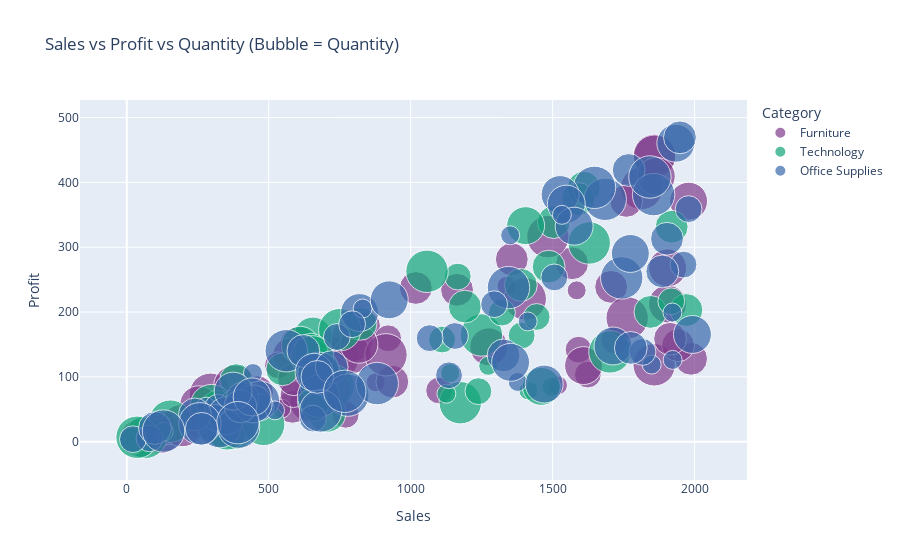

Notebook cell for this chart:
### Code cell
fig3 = px.scatter(
df,
    x = "Sales",
    y = "Profit",
    size = "Quantity",
    color = "Category",
    hover_data = ["Product_Name", "Region", "Segment"],
    title = "Sales vs Profit vs Quantity (Bubble = Quantity)",
    size_max = 30,
    color_discrete_sequence = px.colors.qualitative.Bold
)

fig3.show()

### Figure 1 — Plotly figure (JSON) as saved in the notebook; plotly's stock layout.template omitted (floating-point values rounded to 4 significant figures; data arrays with more than 128 entries replaced by an {"elided": "..."} marker saying what was removed)
{"data": [{"customdata": {"elided": "66x3 str values"}, "hovertemplate": "Category=Furniture<br>Sales=%{x}<br>Profit=%{y}<br>Quantity=%{marker.size}<br>Product_Name=%{customdata[0]}<br>Region=%{customdata[1]}<br>Segment=%{customdata[2]}<extra></extra>", "legendgroup": "Furniture", "marker": {"color": "rgb(127, 60, 141)", "size": [1, 4, 5, 4, 3, 4, 4, 1, 1, 5, 5, 2, 2, 5, 1, 5, 1, 2, 2, 3, 3, 4, 5, 4, 4, 5, 3, 2, 2, 4, 5, 3, 2, 3, 3, 2, 1, 3, 3, 5, 1, 5, 3, 5, 3, 3, 1, 2, 5, 3, 2, 4, 4, 2, 3, 4, 5, 1, 3, 3, 5, 4, 4, 2, 3, 4], "sizemode": "area", "sizeref": 0.005556, "symbol": "circle"}, "mode": "markers", "name": "Furniture", "orientation": "v", "showlegend": true, "type": "scatter", "x": [420.0, 1979.0, 294.9, 640.5, 82.07, 1905.0, 1905.0, 1585.0, 1338.0, 1858.0, 1858.0, 771.0, 846.2, 119.0, 1519.0, 742.8, 876.8, 1717.0, 920.6, 1988.0, 583.6, 341, 380.6, 604.5, 44.17, 792.9, 458.8, 1591.0, 54.49, 794.7, 1813.0, 269.2, 1624.0, 572.5, 1569.0, 154.7, 138.2, 1942.0, 105.4, 194.9, 544.7, 1483.0, 935.4, 1859.0, 1706.0, 1163.0, 480.0, 587.4, 1404.0, 1759.0, 532.6, 1609.0, 1275, 1100.0, 1914.0, 722.0, 1763.0, 674, 1018.0, 1356.0, 912.9, 817.7, 253.3, 94.37, 588.9, 1865.0], "xaxis": "x", "y": [21.53, 371.0, 73.2, 60.64, 7.28, 212.4, 268.2, 233.5, 240.5, 441.8, 118.7, 41.62, 179.1, 14.52, 87.07, 129.0, 91.71, 156.7, 159.6, 127.9, 53.91, 55.36, 85.64, 148.2, 5.64, 156.1, 76.58, 142, 11.93, 134.4, 390.5, 30.85, 103.7, 134.7, 275.3, 16, 10.07, 148.8, 15.51, 25.06, 51.01, 316.3, 92.63, 440.4, 238.9, 234.3, 68.35, 73.49, 220.4, 371.4, 117.9, 117.5, 146.5, 79.05, 158.8, 78.8, 191.0, 80.91, 237.2, 281.4, 134.1, 150.3, 57.07, 16.14, 96.41, 409.4], "yaxis": "y"}, {"customdata": {"elided": "58x3 str values"}, "hovertemplate": "Category=Technology<br>Sales=%{x}<br>Profit=%{y}<br>Quantity=%{marker.size}<br>Product_Name=%{customdata[0]}<br>Region=%{customdata[1]}<br>Segment=%{customdata[2]}<extra></extra>", "legendgroup": "Technology", "marker": {"color": "rgb(17, 165, 121)", "size": [1, 3, 1, 5, 2, 4, 1, 1, 5, 2, 5, 2, 3, 2, 2, 5, 3, 1, 5, 1, 5, 3, 1, 5, 3, 5, 5, 3, 3, 3, 4, 4, 3, 2, 2, 2, 3, 3, 3, 5, 1, 5, 4, 2, 5, 5, 3, 5, 1, 2, 3, 3, 4, 5, 2, 2, 5, 2], "sizemode": "area", "sizeref": 0.005556, "symbol": "circle"}, "mode": "markers", "name": "Technology", "orientation": "v", "showlegend": true, "type": "scatter", "x": [1414.0, 548, 1496.0, 1249.0, 657.6, 655.7, 675.3, 1273.0, 1629.0, 648.6, 1702.0, 73.28, 1388.0, 1391.0, 1322.0, 65.99, 1504.0, 1139.0, 153.6, 281.8, 1175.0, 1844.0, 130.3, 379.6, 1971.0, 726.7, 671.5, 385.2, 1610.0, 327.5, 1460.0, 704.9, 1590.0, 21.17, 1444.0, 1238.0, 320, 823.4, 1191, 353.2, 1126.0, 750.2, 610.9, 1166.0, 36.27, 1058.0, 1486.0, 482.1, 354.9, 1918.0, 649.3, 1919.0, 1405.0, 298.3, 375.6, 662.3, 653.8, 1110.0], "xaxis": "x", "y": [79.01, 111.8, 84.75, 164.7, 86.34, 163.1, 141.1, 117.1, 306.5, 60.99, 138.6, 14.46, 241.9, 163.9, 199.2, 6.93, 338.8, 106.0, 31.8, 17.36, 60.23, 200.2, 15.48, 21.1, 203.2, 86.15, 112.0, 95.06, 391.8, 17.31, 85.43, 43.94, 374.4, 1.65, 192.5, 78.02, 53.95, 181.9, 208.4, 19.96, 74.06, 172.8, 148.8, 254.7, 6.96, 262.9, 270.1, 26.87, 44.91, 216.7, 142.0, 331.6, 333.3, 55.79, 59.49, 52.44, 130.9, 157.7], "yaxis": "y"}, {"customdata": {"elided": "76x3 str values"}, "hovertemplate": "Category=Office Supplies<br>Sales=%{x}<br>Profit=%{y}<br>Quantity=%{marker.size}<br>Product_Name=%{customdata[0]}<br>Region=%{customdata[1]}<br>Segment=%{customdata[2]}<extra></extra>", "legendgroup": "Office Supplies", "marker": {"color": "rgb(57, 105, 172)", "size": [5, 4, 2, 4, 2, 5, 5, 1, 1, 5, 2, 5, 3, 2, 5, 1, 4, 2, 5, 3, 2, 2, 1, 4, 2, 5, 4, 1, 4, 2, 1, 5, 4, 3, 4, 3, 4, 4, 2, 4, 1, 2, 1, 5, 3, 4, 5, 3, 3, 5, 1, 2, 4, 5, 3, 1, 3, 4, 3, 2, 3, 1, 4, 5, 2, 4, 5, 2, 3, 3, 5, 4, 5, 3, 2, 5], "sizemode": "area", "sizeref": 0.005556, "symbol": "circle"}, "mode": "markers", "name": "Office Supplies", "orientation": "v", "showlegend": true, "type": "scatter", "x": [1743.0, 471.3, 1506.0, 1774.0, 471.3, 561.8, 327.3, 1849.0, 279.2, 1685.0, 1135.0, 677, 1768.0, 321.0, 1647.0, 1377.0, 820.0, 1156.0, 675.7, 621.9, 313.9, 80.22, 830.9, 659.8, 1961.0, 1345.0, 351.1, 1412.0, 1526.0, 655.5, 522.4, 393.8, 1548.0, 407.4, 445.1, 721.8, 1576.0, 1713.0, 740.0, 1470.0, 444.4, 1816.0, 1350.0, 1856.0, 1886.0, 1934.0, 778.5, 400.2, 1327.0, 683.0, 1533.0, 21.63, 1992.0, 882.2, 1948.0, 1923.0, 1775.0, 374.8, 99.29, 1294.0, 240, 1922.0, 441.8, 257.5, 793.7, 924.4, 391.4, 1067.0, 671.4, 1903.0, 1843.0, 1352.0, 767.8, 263.6, 1979.0, 129.4], "xaxis": "x", "y": [252.7, 64.31, 253.4, 290.4, 53.33, 140.4, 23.36, 119.0, 54.18, 373.9, 102.5, 105.6, 419.1, 52.65, 392.3, 92.28, 199.2, 163.1, 70.32, 140.1, 37.07, 5.25, 205.5, 107.2, 273.2, 237.7, 40.28, 185.6, 381.2, 35.77, 48.42, 22.58, 366.5, 66.51, 58.33, 115.2, 332.4, 147.7, 161.7, 88.97, 106.0, 138.5, 318.4, 381.2, 262.6, 460.4, 71.96, 54.57, 133.2, 47.53, 349.9, 3.96, 165.5, 89.75, 469.4, 126.2, 144.8, 78.1, 21.19, 212.2, 42.19, 199.3, 69.2, 27.77, 181.2, 218.9, 29.42, 159.8, 100.0, 313.1, 408.3, 122.5, 77.8, 19.96, 358.8, 16.56], "yaxis": "y"}], "layout": {"legend": {"itemsizing": "constant", "title": {"text": "Category"}, "tracegroupgap": 0}, "title": {"text": "Sales vs Profit vs Quantity (Bubble = Quantity)"}, "xaxis": {"anchor": "y", "domain": [0, 1], "title": {"text": "Sales"}}, "yaxis": {"anchor": "x", "domain": [0, 1], "title": {"text": "Profit"}}}}
